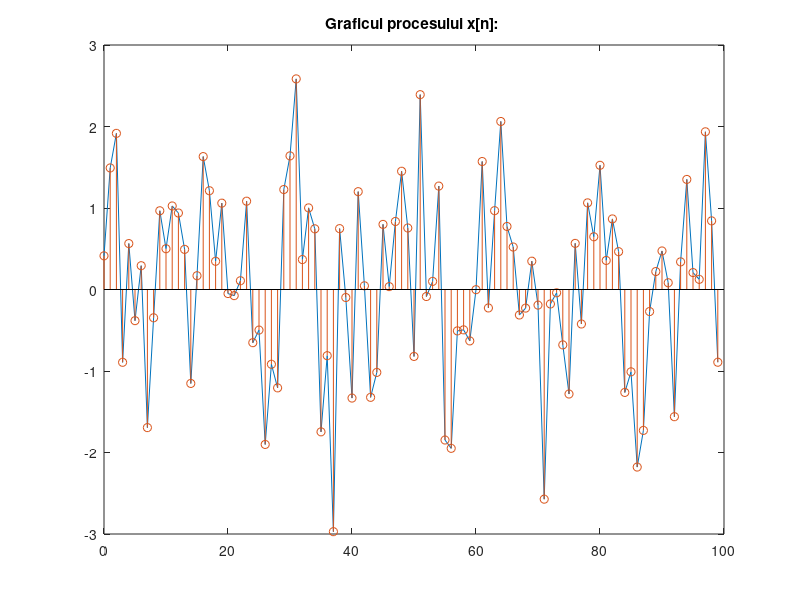
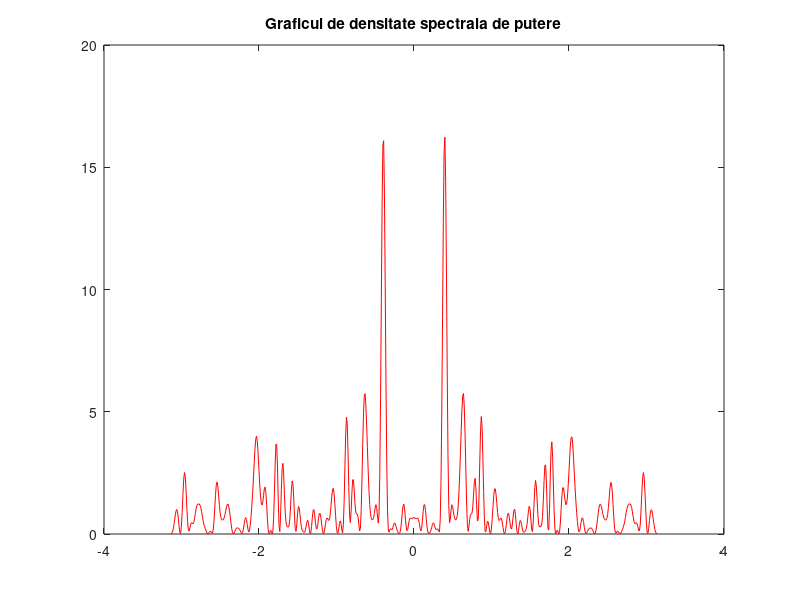

MATLAB code for these plots, in order:
N = 100;
n = 0:N-1; %alegem suportul cu N elemente
w_0 = pi/8; %aleg pulsatia de exemplu pi/8 ca in exercitii anterior

e_n = randn(1, N); %generez semnalul zgomot alb
x_n = cos(w_0 * n) + e_n; %generez procesul

%a

figure;
plot(n, x_n);
hold on;
stem(n, x_n);
title('Graficul procesului x[n]: ');
hold off;

%cum se vede si prin grafic este foarte greu de estimat perioada

%b

w = -pi:.01:pi; %alegem grila de frecvente

X = freqz(x_n, 1, w);

fi_x = (1/N) * (abs(X).^2); %calculam densitatea spectrala de putere(2.13)

figure;
plot(w, fi_x, 'r');
title('Graficul de densitate spectrala de putere');